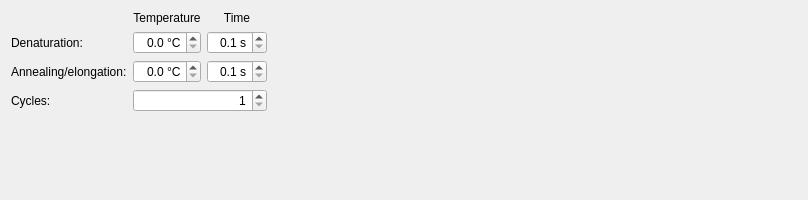
      <widget class="QWidget" name="thermocyclingTab">
       <attribute name="title">
        <string>Thermocycling</string>
       </attribute>
       <layout class="QGridLayout" name="gridLayout_9">
        <item row="0" column="1">
         <widget class="QLabel" name="thermocyclingTemperatureLabel">
          <property name="text">
           <string>Temperature</string>
          </property>
          <property name="alignment">
           <set>Qt::AlignCenter</set>
          </property>
         </widget>
        </item>
        <item row="0" column="2">
         <widget class="QLabel" name="thermocyclingTimeLabel">
          <property name="text">
           <string>Time</string>
          </property>
          <property name="alignment">
           <set>Qt::AlignCenter</set>
          </property>
         </widget>
        </item>
        <item row="1" column="0">
         <widget class="QLabel" name="thermocyclingDenaturationLabel">
          <property name="text">
           <string>Denaturation:</string>
          </property>
         </widget>
        </item>
        <item row="1" column="1">
         <widget class="QDoubleSpinBox" name="thermocyclingDenaturationTemperatureBox">
          <property name="alignment">
           <set>Qt::AlignRight|Qt::AlignTrailing|Qt::AlignVCenter</set>
          </property>
          <property name="suffix">
           <string> °C</string>
          </property>
          <property name="decimals">
           <number>1</number>
          </property>
          <property name="maximum">
           <double>99.900000000000006</double>
          </property>
         </widget>
        </item>
        <item row="1" column="2">
         <widget class="QDoubleSpinBox" name="thermocyclingDenaturationTimeBox">
          <property name="alignment">
           <set>Qt::AlignRight|Qt::AlignTrailing|Qt::AlignVCenter</set>
          </property>
          <property name="suffix">
           <string> s</string>
          </property>
          <property name="decimals">
           <number>1</number>
          </property>
          <property name="minimum">
           <double>0.100000000000000</double>
          </property>
          <property name="maximum">
           <double>99.900000000000006</double>
          </property>
         </widget>
        </item>
        <item row="1" column="3">
         <spacer name="thermocyclingHSpacer">
          <property name="orientation">
           <enum>Qt::Horizontal</enum>
          </property>
          <property name="sizeHint" stdset="0">
           <size>
            <width>530</width>
            <height>20</height>
           </size>
          </property>
         </spacer>
        </item>
        <item row="2" column="0">
         <widget class="QLabel" name="thermocyclingAnnealingLabel">
          <property name="text">
           <string>Annealing/elongation:</string>
          </property>
         </widget>
        </item>
        <item row="2" column="1">
         <widget class="QDoubleSpinBox" name="thermocyclingAnnealingTemperatureBox">
          <property name="alignment">
           <set>Qt::AlignRight|Qt::AlignTrailing|Qt::AlignVCenter</set>
          </property>
          <property name="suffix">
           <string> °C</string>
          </property>
          <property name="decimals">
           <number>1</number>
          </property>
          <property name="maximum">
           <double>99.900000000000006</double>
          </property>
         </widget>
        </item>
        <item row="2" column="2">
         <widget class="QDoubleSpinBox" name="thermocyclingAnnealingTimeBox">
          <property name="alignment">
           <set>Qt::AlignRight|Qt::AlignTrailing|Qt::AlignVCenter</set>
          </property>
          <property name="suffix">
           <string> s</string>
          </property>
          <property name="decimals">
           <number>1</number>
          </property>
          <property name="minimum">
           <double>0.100000000000000</double>
          </property>
          <property name="maximum">
           <double>99.900000000000006</double>
          </property>
         </widget>
        </item>
        <item row="3" column="0">
         <widget class="QLabel" name="thermocyclingCyclesLabel">
          <property name="text">
           <string>Cycles:</string>
          </property>
         </widget>
        </item>
        <item row="3" column="1" colspan="2">
         <widget class="QSpinBox" name="thermocyclingCyclesBox">
          <property name="alignment">
           <set>Qt::AlignRight|Qt::AlignTrailing|Qt::AlignVCenter</set>
          </property>
          <property name="minimum">
           <number>1</number>
          </property>
          <property name="maximum">
           <number>999</number>
          </property>
         </widget>
        </item>
        <item row="4" column="0">
         <spacer name="thermocyclingVSpacer">
          <property name="orientation">
           <enum>Qt::Vertical</enum>
          </property>
          <property name="sizeType">
           <enum>QSizePolicy::Expanding</enum>
          </property>
          <property name="sizeHint" stdset="0">
           <size>
            <width>20</width>
            <height>77</height>
           </size>
          </property>
         </spacer>
        </item>
       </layout>
      </widget>
